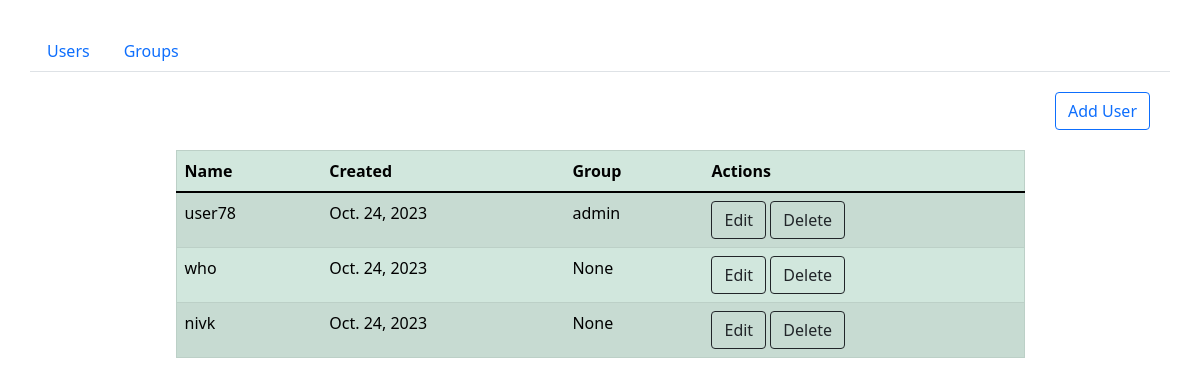
The page / on the database its author committed.
### page/models.py (models this page shows, shortened)
class User(models.Model):
    id = models.AutoField(primary_key=True)
    username = models.CharField(max_length=100)
    created = models.DateField(default=timezone.now)
    group = models.ForeignKey(Group, on_delete=models.SET_NULL, blank=True, null=True)

class Group(models.Model):
    id = models.AutoField(primary_key=True)
    title = models.CharField(max_length=100, unique=True)
    description = models.TextField(blank=False, max_length=1000)
    def __str__(self):
        return self.title

### page/views.py (the view)
# urls.py: path('', views.users, name='users'),
def users(request):
    users = User.objects.order_by('-created')
    context = {'users': users, 'title': 'Users'}
    return render(request, 'page/users.html', context)

### page/templates/page/users.html (shortened to what this page needs)
{% extends './base.html' %}
{% load static %}
{% block content %}
<ul class="nav justify-content-end">
	<a href="{% url 'add_user' %}" style="margin: 20px;" class="btn btn-outline-primary">Add User</a>
</ul>
<div class="row justify-content-center">
	<div class="col-xs-12 col-md-9">
		<table class="table table-hover table-success table-striped ">
  			<thead>
		    <tr>
		      <th scope="col">Name</th>
		      <th scope="col">Created</th>
		      <th scope="col">Group</th>
		      <th scope="col">Actions</th>
		    </tr>
		  </thead>
		  <tbody>
		  	{% for user in users %}
		    <tr>
		      <td>{{ user.username }}</td>
		      <td>{{ user.created }}</td>
		      <td>{{ user.group }}</td>
		      <td>
		      	<a href="{% url 'update_user' user.username %}" type="button" class="btn btn-outline-dark">Edit</a>
		      	<a href="{% url 'delete_user' user.username %}" type="button" class="btn btn-outline-dark">Delete</a>
		  	  </td>
		    </tr>
		    {% endfor %}
		  </tbody>
		</table>
    </div>
</div>
{% endblock content %}

### page/static/css/style.css (style rules this page uses)
table { border: 1px solid black; border-radius: 10px; }

### rows shown on the page
User: username "user78", created "Oct. 24, 2023", group "admin"
User: username "who", created "Oct. 24, 2023", group "None"
User: username "nivk", created "Oct. 24, 2023", group "None"
